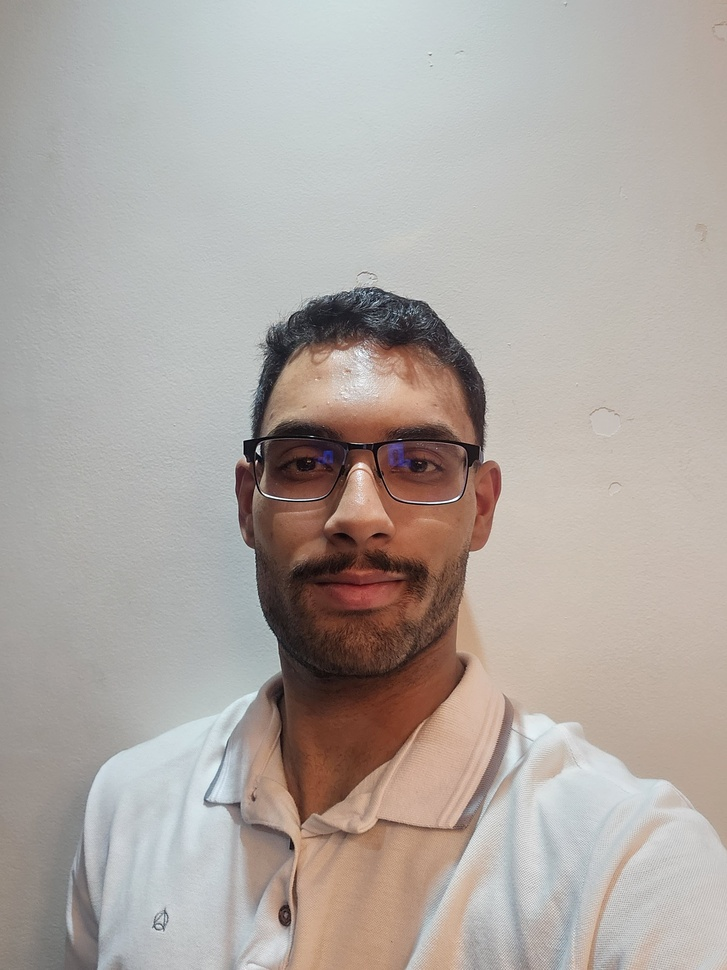
#> input picture imagens/H1.jpg, 727 x 970 px, shrunk from 2544 x 3392 before the run
$ python -i service.py   (imports and definitions only)   (older library calls are emulated)
#> lines starting #> are read from the running program, lines starting #| are printed output that depends on the picture; after the words box and inside, x2 and y2 are one past the last pixel; in counts of white or black regions, pixels touching at a corner belong together
import cv2
import mahotas
import numpy as np
from tkinter import messagebox

class ProcessadorImagens:
    def __init__(self):
        self.classificador = cv2.CascadeClassifier(cv2.data.haarcascades + 'haarcascade_frontalface_alt.xml')

    def processar_uma_imagem(self, caminho_imagem):
#> called with caminho_imagem = 'imagens/H1.jpg'
        try:
            imagem = cv2.imdecode(
                np.fromfile(caminho_imagem, dtype=np.uint8),
                cv2.IMREAD_COLOR
            )
#> imagem is the input picture: shape (970, 727, 3); mean B, G, R 162.5, 167.7, 175.2

            if imagem is None:
                messagebox.showerror("Erro", f"Não foi possível ler a imagem: {caminho_imagem}")
                return None

            img_gray = cv2.cvtColor(imagem, cv2.COLOR_BGR2GRAY) ##Tons de cinza
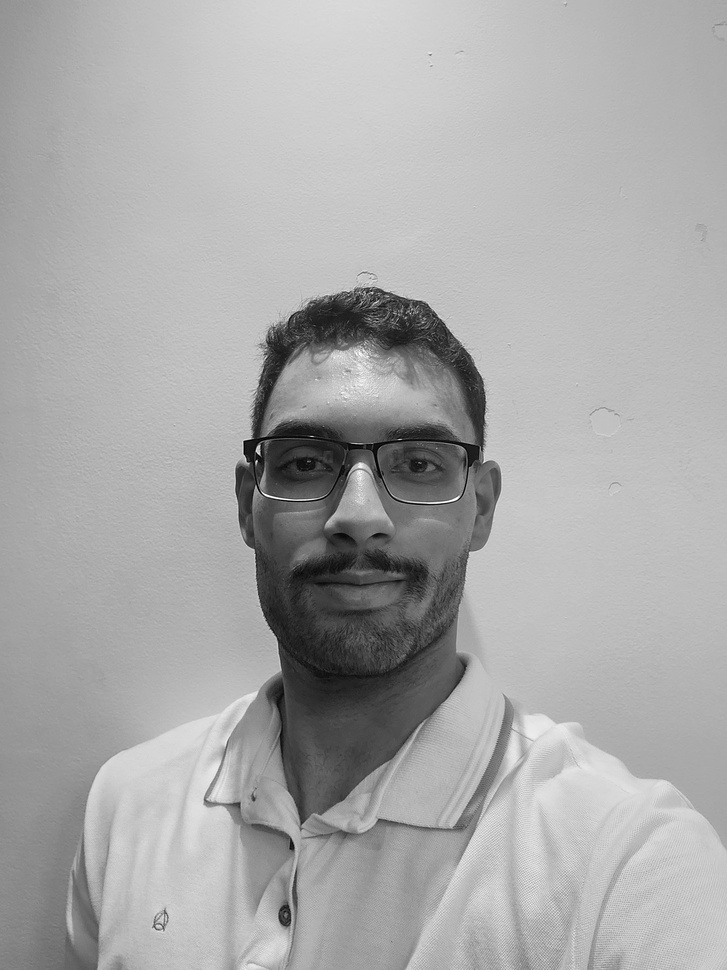
#> img_gray: shape (970, 727); min 0, max 255, mean 169.3
            img_suave = cv2.blur(img_gray, (7, 7)) ##Suavização
            T = mahotas.thresholding.otsu(img_suave) ##Binarização
#> T = 131
            img_bin = img_suave.copy()
            img_bin[img_bin > T] = 255
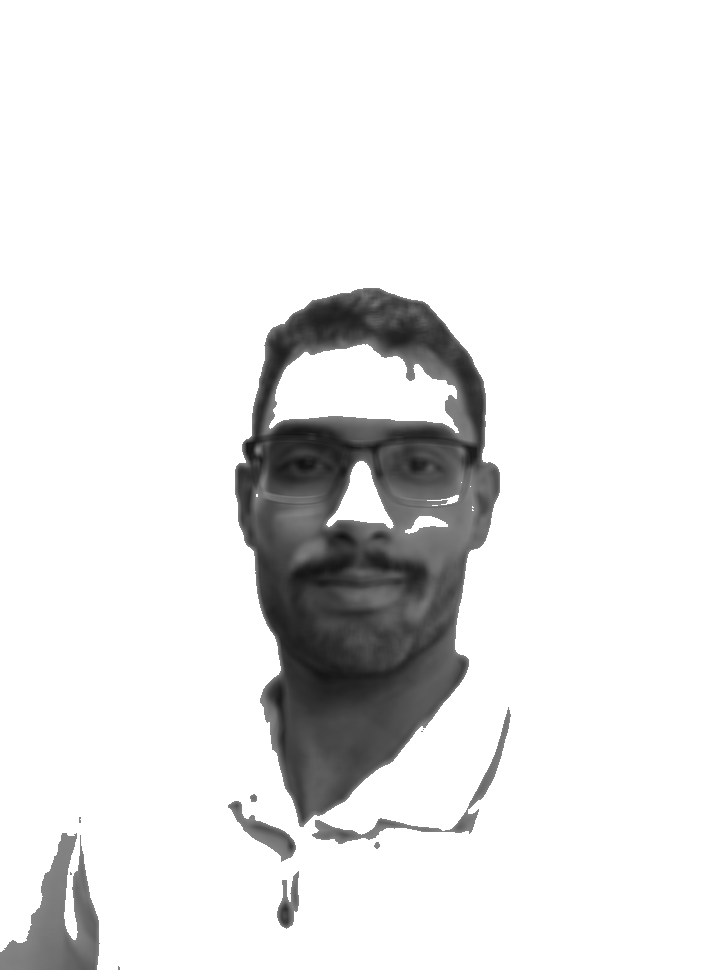
#> img_bin: shape (970, 727); min 17, max 255, mean 230.8
            img_bin[img_bin < 255] = 0
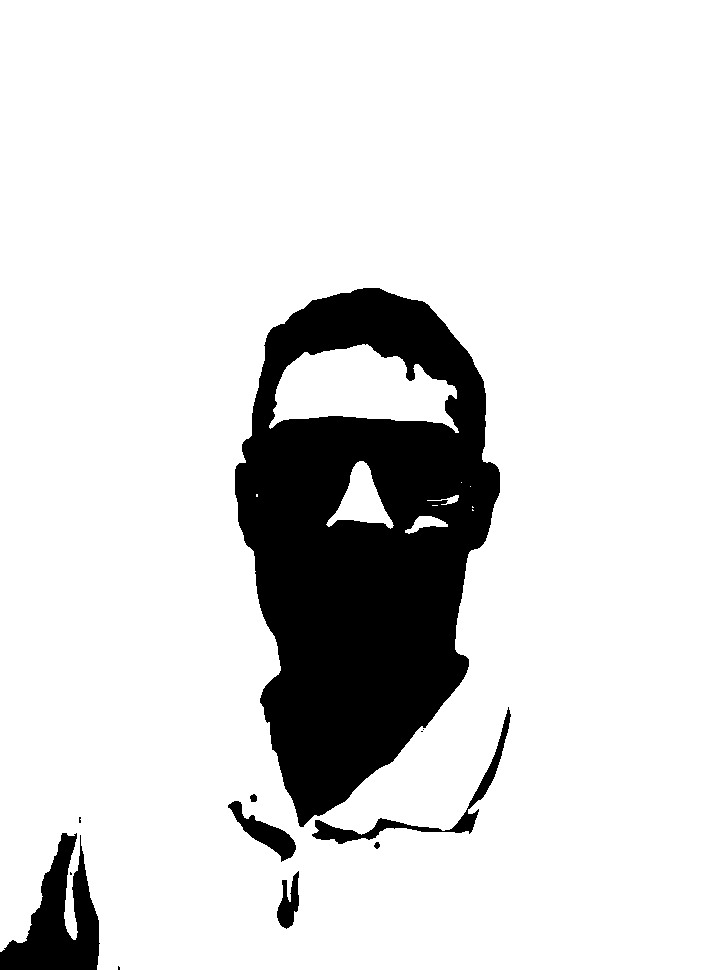
#> img_bin: shape (970, 727); 86.2% white; 12 black regions (5 under 20 px), largest, box (x1, y1, x2, y2) and area: (235, 288, 500, 827) 86094, (0, 833, 100, 970) 6888, (312, 707, 511, 844) 2240
            img_bin = cv2.bitwise_not(img_bin) ##Inversão
            bordas = cv2.Canny(img_bin, 70, 150) ##Detecção de bordas
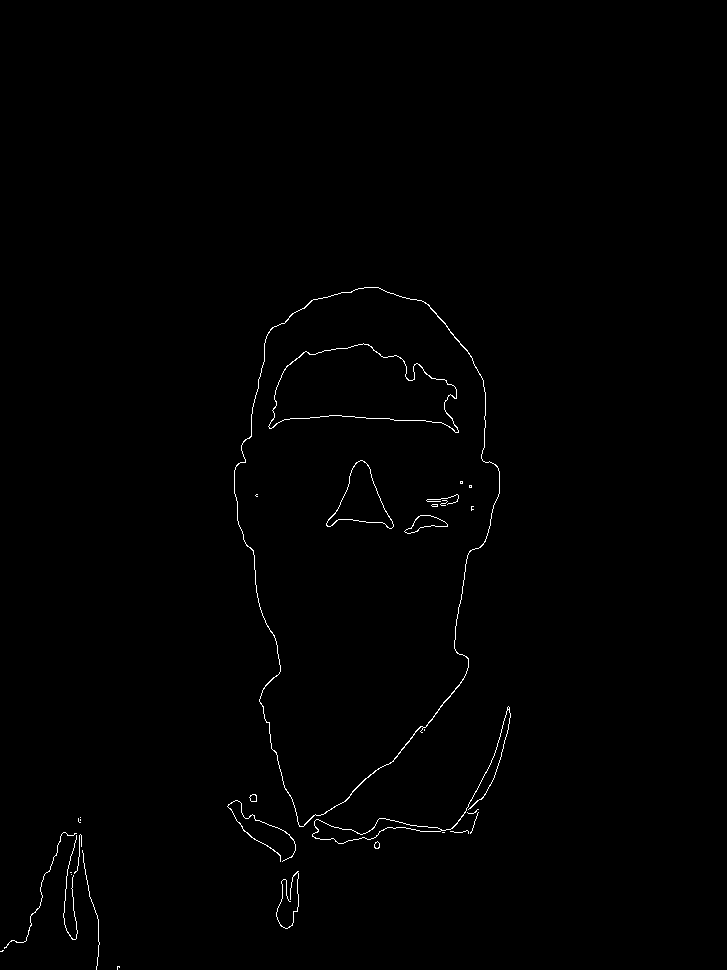
#> bordas: shape (970, 727); 0.57% white in thin lines or dots, all inside (x1, y1, x2, y2) = (0, 287, 511, 970)
            contornos, _ = cv2.findContours(bordas.copy(),
                                          cv2.RETR_EXTERNAL,
                                          cv2.CHAIN_APPROX_SIMPLE)
#> contornos = 22 contours, 17 with area under 20; largest, box (x1, y1, x2, y2) and area: (234, 287, 500, 827) 99278, (312, 706, 511, 844) 1151, (249, 794, 257, 802) 40, (227, 800, 296, 862) 30, (374, 841, 380, 849) 28

            resultado = np.vstack([
                np.hstack([img_gray, img_suave]),
                np.hstack([img_bin, bordas])
            ]) ##Visualização
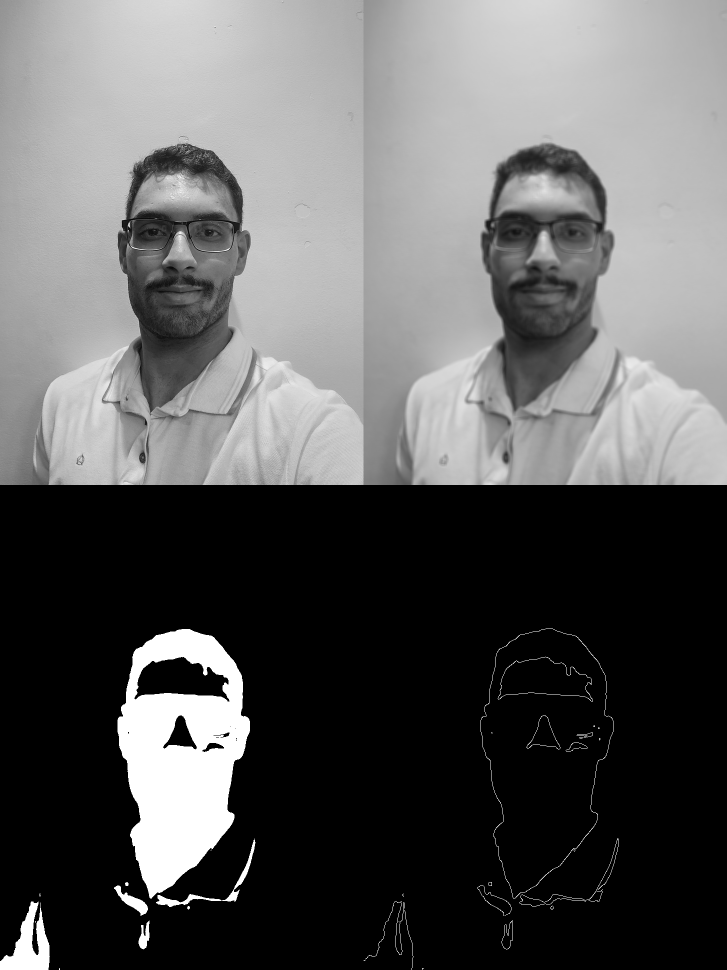
#> resultado: shape (1940, 1454) (shown at 1/2 size); min 0, max 255, mean 93.8

            faces = self.classificador.detectMultiScale(
                img_gray,
                scaleFactor=1.1,
                minNeighbors=5,
                minSize=(30, 30),
                flags=cv2.CASCADE_SCALE_IMAGE
            ) ##Detectar faces
#> faces = [[206, 344, 309, 309]]

            img_faces = imagem.copy()
            for (x, y, w, h) in faces:
                cv2.rectangle(img_faces, (x, y), (x + w, y + h), (0, 255, 255), 2) ##Desenhar retângulos nas faces
#> this loop made 1 pass
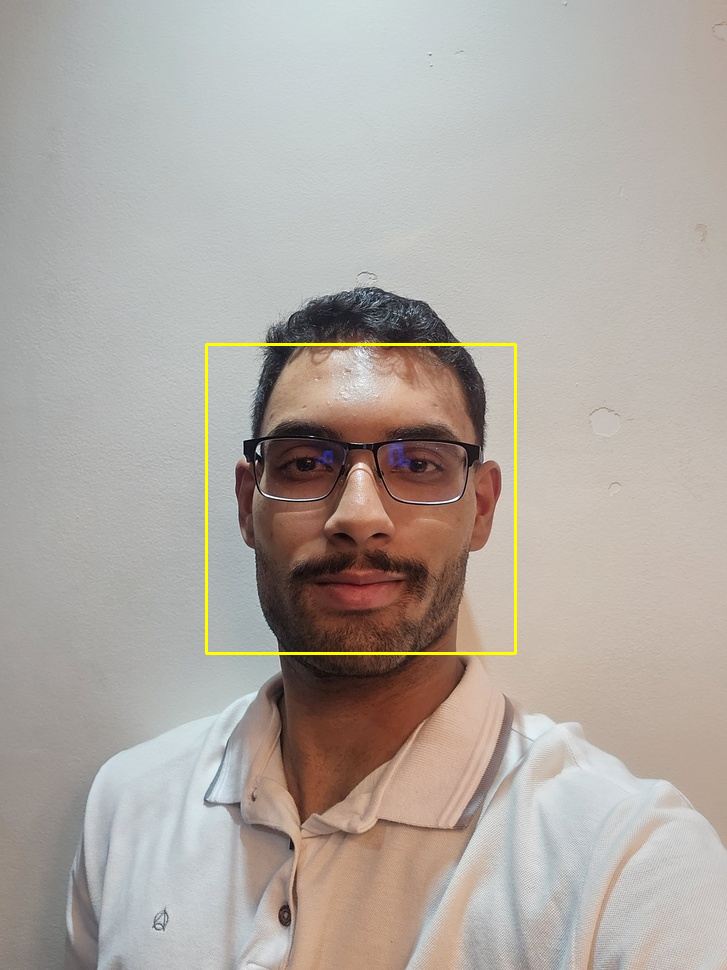
#> img_faces: shape (970, 727, 3); 0.53% of pixels changed, all inside (x1, y1, x2, y2) = (205, 343, 517, 655)

            return {
                'tem_rosto': len(faces) > 0,
                'faces': faces,
                'resultado': resultado,
                'img_faces': img_faces,
                'num_objetos': len(contornos)
            } ##Retorno

        except Exception as e:
            print(f"Erro no processamento: {str(e)}")
            return None

>>> result = ProcessadorImagens().processar_uma_imagem('imagens/H1.jpg')
#> result = 5 items

$ run again, on imagens/H2.jpg
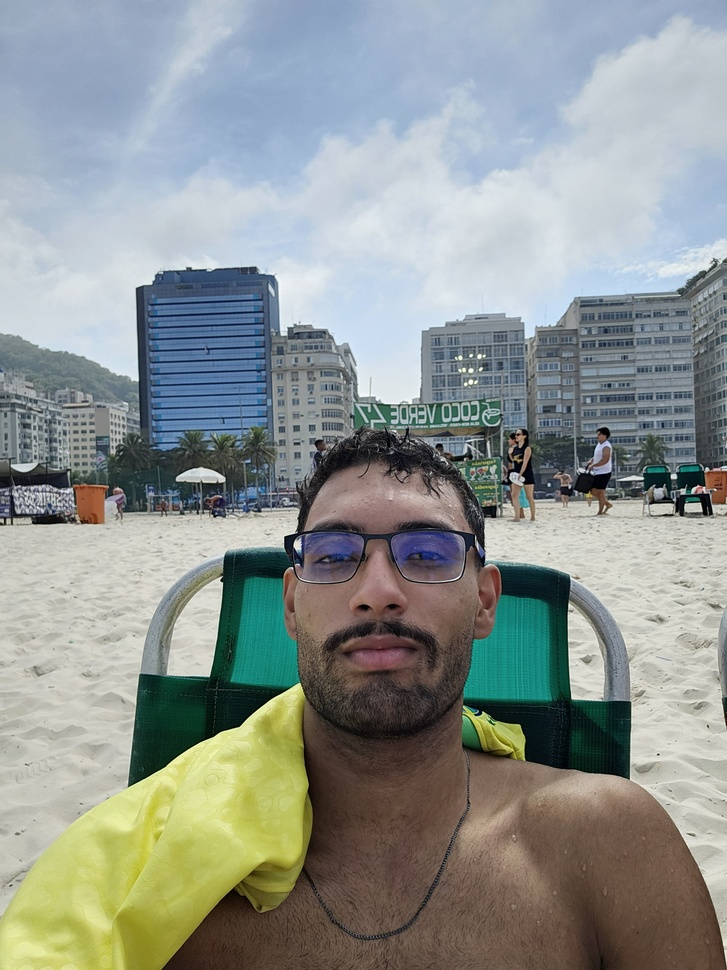
#> input picture imagens/H2.jpg, 727 x 970 px, shrunk from 3000 x 4000 before the run
#> in processar_uma_imagem, imagem is the input picture: shape (970, 727, 3); mean B, G, R 145.6, 148.8, 142.3
#> T = 139
#> in processar_uma_imagem, `img_bin[img_bin < 255] = 0`:
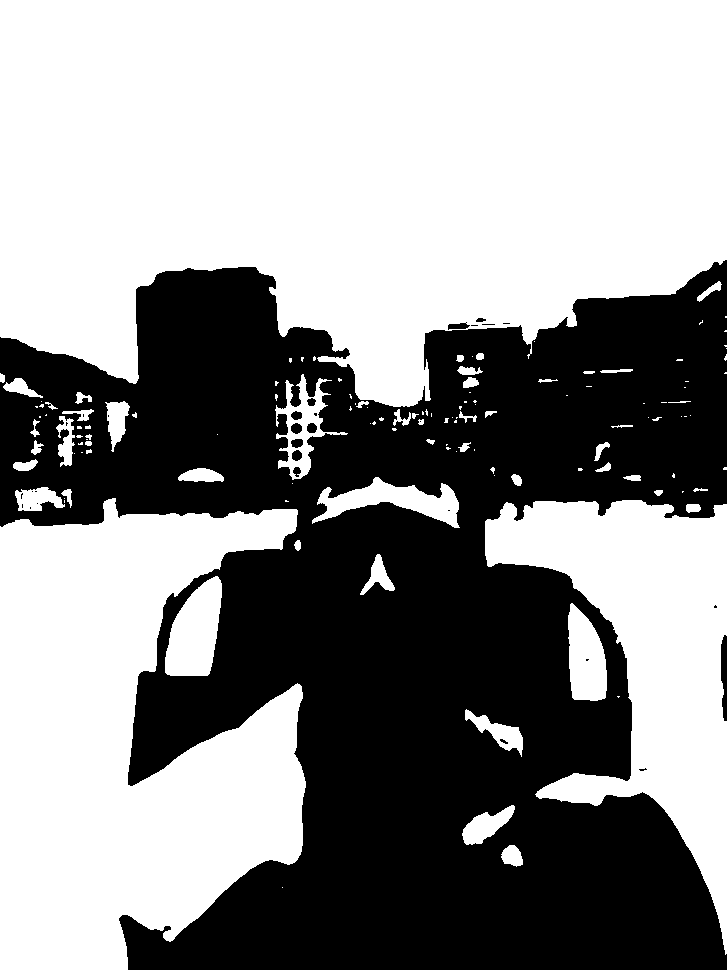
#> img_bin: shape (970, 727); 56.8% white; 30 black regions (18 under 20 px), largest, box (x1, y1, x2, y2) and area: (0, 260, 727, 970) 303756, (721, 635, 727, 721) 421, (448, 322, 470, 330) 107
#> bordas: shape (970, 727); 1.3% white in thin lines or dots, all inside (x1, y1, x2, y2) = (0, 259, 727, 970)
#> contornos = 198 contours, 167 with area under 20; largest, box (x1, y1, x2, y2) and area: (164, 575, 222, 676) 3912, (567, 603, 607, 701) 2874, (461, 804, 515, 845) 1044, (14, 486, 72, 511) 802, (360, 553, 395, 595) 554
#> faces = [[258, 462, 238, 238]]
#> the loop in processar_uma_imagem, `for (x, y, w, h) in faces:` made 1 pass
#> after the loop in processar_uma_imagem, `for (x, y, w, h) in faces:`:
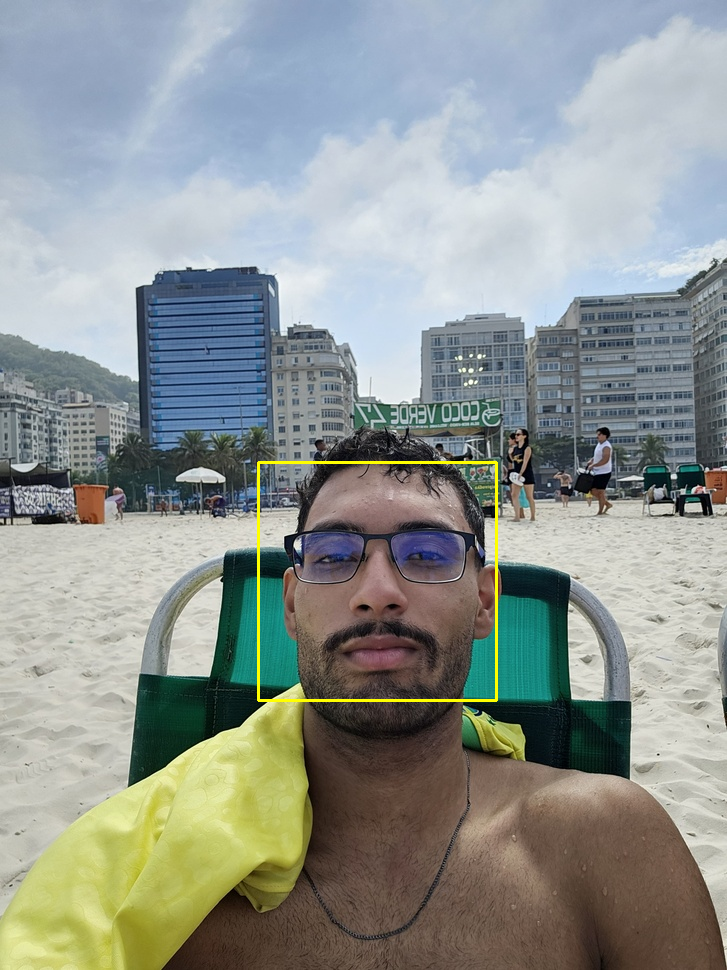
#> img_faces: shape (970, 727, 3); 0.4% of pixels changed, all inside (x1, y1, x2, y2) = (257, 461, 498, 702)
#> result = 5 items
